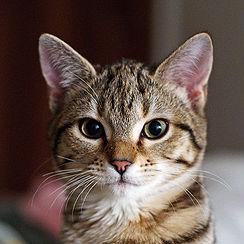
#> input picture Deep-Learning-Guide/DL-Intro/cat_vs_dog_clf/images/cat.jpg, 244 x 244 px, given in place of flower.jpg, which was not available
$ python exp1.py
#> lines starting #> are read from the running program, lines starting #| are printed output that depends on the picture; pictures that were not available may be replaced by others from this repository, and a replacement may not be noted
# [49 lines of commented-out code are left out]


import cv2
import numpy as np
import matplotlib.pyplot as plt
# % matplotlib qt
# This is a magic command to display in an external window

image = cv2.imread("flower.jpg", 1)
#> image is the input picture: shape (244, 244, 3); mean B, G, R 77.6, 85.2, 102.6
# Loading the image

half = cv2.resize(image, (0, 0), fx = 0.1, fy = 0.1)
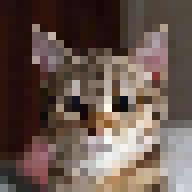
#> half: shape (24, 24, 3) (shown 8 times larger); mean B, G, R 77.6, 85.5, 103.2
bigger = cv2.resize(image, (1000, 1000))
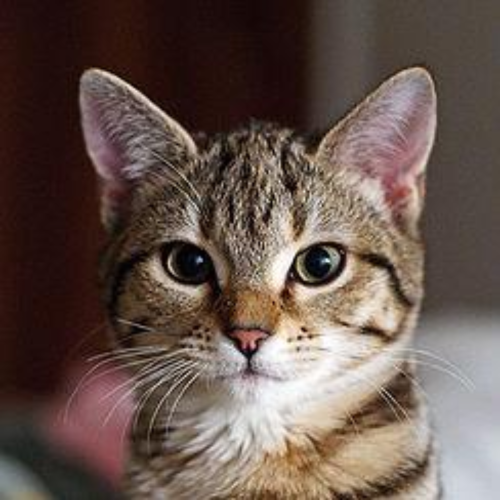
#> bigger: shape (1000, 1000, 3) (shown at 1/2 size); mean B, G, R 77.5, 85.1, 102.4

# stretch_near = cv2.resize(image, (780, 540),
#                interpolation = cv2.INTER_NEAREST)


Titles =["Original", "Half", "Bigger"]
images =[image, half, bigger]
count = 3

for i in range(count):
    plt.subplot(2, 2, i + 1)
    plt.title(Titles[i])
    plt.imshow(images[i])

plt.show()
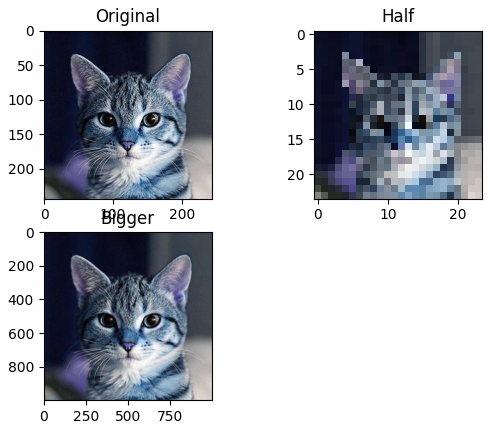
#> figure drawn by matplotlib, 3 panels; B, G, R data is drawn as R, G, B

$ run again, on Deep-Learning-Guide/DL-Intro/cat_vs_dog_clf/images/dog.2007.jpg
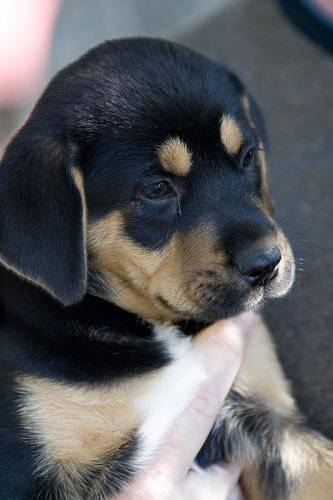
#> input picture Deep-Learning-Guide/DL-Intro/cat_vs_dog_clf/images/dog.2007.jpg, 333 x 500 px, given in place of flower.jpg, which was not available
#> image is the input picture: shape (500, 333, 3); mean B, G, R 95.6, 92.6, 91.4
#> `bigger = cv2.resize(image, (1000, 1000))`:
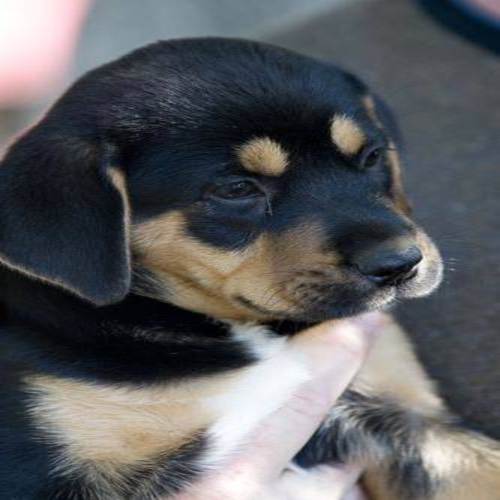
#> bigger: shape (1000, 1000, 3) (shown at 1/2 size); mean B, G, R 95.5, 92.5, 91.3
#> `plt.show()`:
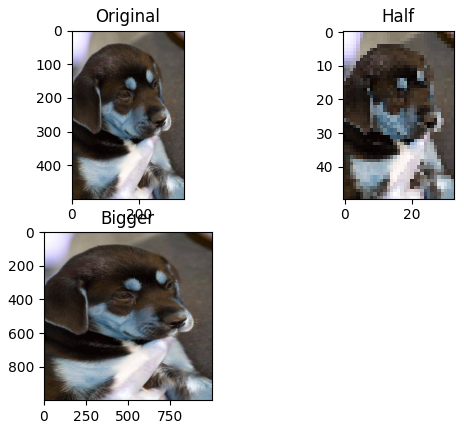
#> figure drawn by matplotlib, 3 panels; B, G, R data is drawn as R, G, B
